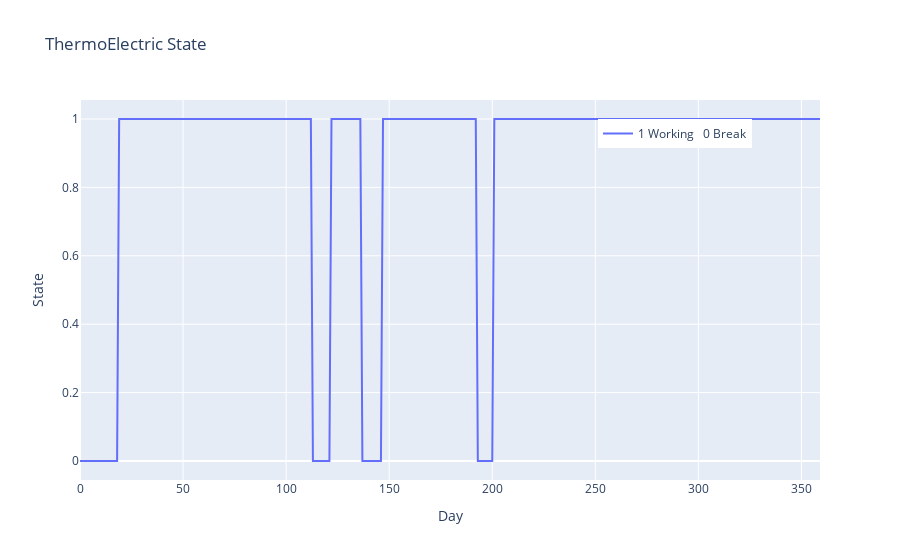

The code cell stored with this chart in its notebook:
### Code cell
for i in range(1):
    print(i)
    thermoelectrics[i].plot(0, 365)
    thermoelectrics[i].get_distributions_info()

### Figure 1 — Plotly figure (JSON) as saved in the notebook; plotly's stock layout.template omitted (floating-point values rounded to 4 significant figures; data arrays with more than 128 entries replaced by an {"elided": "..."} marker saying what was removed)
{"data": [{"mode": "lines", "name": "1 Working \n 0 Break", "type": "scatter", "x": {"elided": "365 int values"}, "y": {"elided": "360 int values"}}], "layout": {"legend": {"x": 0.7, "y": 0.95}, "showlegend": true, "title": {"text": "ThermoElectric State"}, "xaxis": {"title": {"text": "Day"}}, "yaxis": {"title": {"text": "State"}}}}
